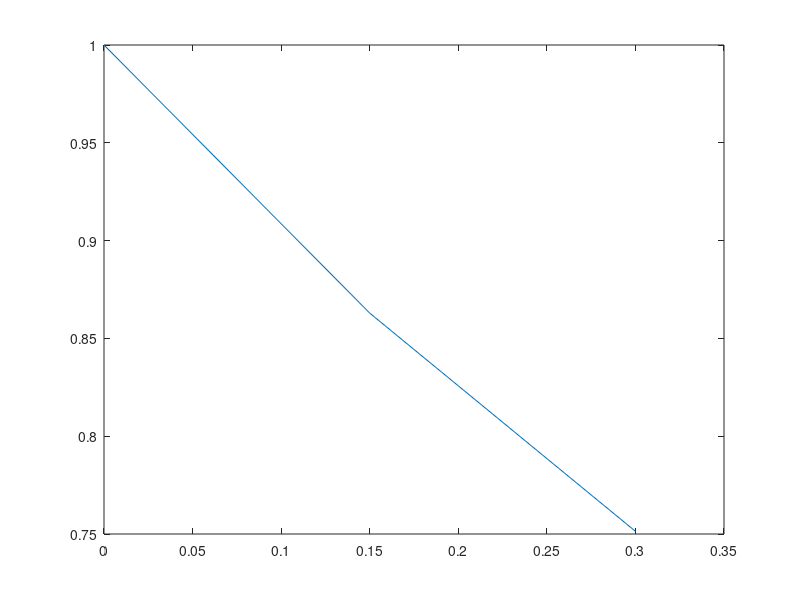

Write MATLAB code to recreate this figure.
function ejercicio_cuestionario
  clc
  h = 0.15;
  x = 0:h:0.3
  y(1) = 1;
  w = 0.5;
  # w = 1 -> euler modificado
  # w = 0.5 -> euler mejorado
  for i = 2: length(x)
    k1 = h * f(x(i-1), y(i-1));
    xG = x(i-1) + h / (2 * w);
    yG = y(i-1) + k1 / (2 * w);
    k2 = h * f(xG, yG);
    y(i) = y(i-1) + (1 - w) * k1 + w * k2;
  endfor
  plot(x, y)
  y

endfunction

function derivada = f(x, y)
  derivada = -y + (x*x);
endfunction
